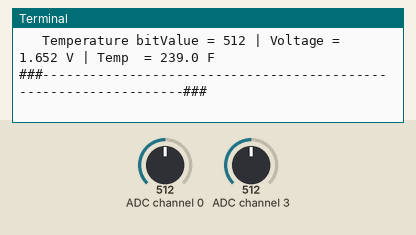
Simulated run of this program. Board: Raspberry Pi (BCM pin numbers). On the bench: the last lines printed to the terminal. The inputs (shaded band) are chosen by the test bench; at power-on: ADC channel 0 = 512, ADC channel 3 = 512 (analog values on the 0–1023 scale).

Above: at 1.2 s.
1.3 s: ADC channel 0 set to 716
At 2.6 s:
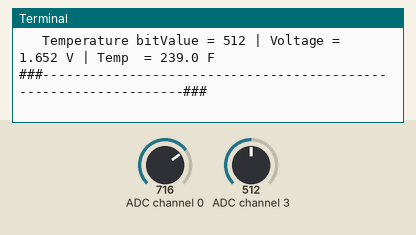
2.8 s: ADC channel 3 set to 716
At 3.6 s:
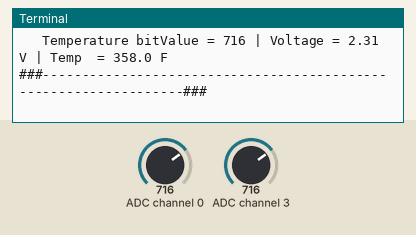
4.3 s: ADC channel 0 set to 900
At 5.4 s:
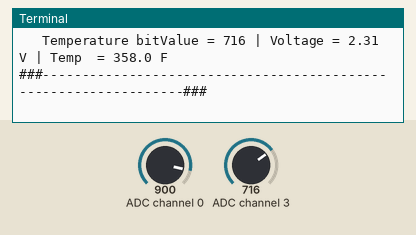
5.8 s: ADC channel 3 set to 900
At 6.8 s:
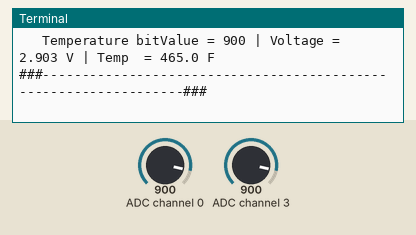
Timing chart, 0 to 8.3 s (numbered marks = the images above; inputs shaded):
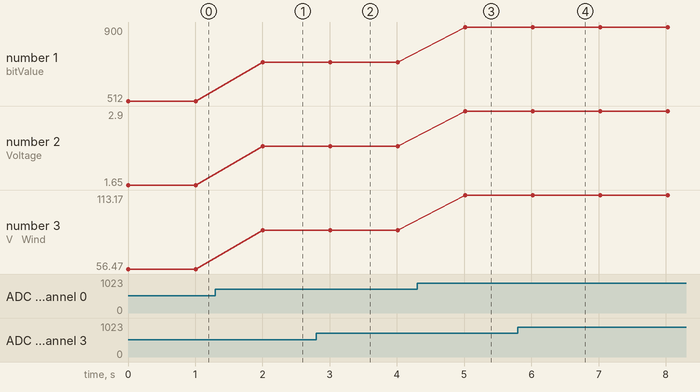

The program:

2019mcp3008-1.py
```python
#2019 September 24 2019 python3 tested mcp3008 , 10k pot , tmp36 temp sensor on rapberry pi 4 debian buster
import time
import spidev
import Adafruit_GPIO.SPI as SPI
import Adafruit_MCP3008

SPI_PORT   = 0
SPI_DEVICE = 0
mcp = Adafruit_MCP3008.MCP3008(spi=SPI.SpiDev(SPI_PORT, SPI_DEVICE))
spi = spidev.SpiDev()
spi.open(0,0)

tempChannel    = 3
windChannel    = 0

def getReading(channel):
    rawData = spi.xfer([1, (8 + channel) << 4, 0])
    processedData = ((rawData[1]&3) << 8) + rawData[2]
    return processedData

def convertVoltage(bitValue, decimalPlaces=3):
    voltage = (bitValue * 3.3) / float(1023)
    voltage = round(voltage, decimalPlaces)
    return voltage

def convertTemp(bitValue, decimalPlaces=0):
    temperature        = ((bitValue * 330)/float(1023) - 50)
    temperature        = ((temperature * 9/5) + 32)
    temperature        = round(temperature, decimalPlaces)
    return temperature

def convertWind(bitValue, decimalPlaces=2):
    windms            = ((bitValue * 3.3) / float(1023)- .005)
    windms2           = ((windms - 0.4) * 20.25)
    mph               = (windms2 * 2.237136)
    mph               = round(mph, decimalPlaces)
    return  mph

while True:

    tempData       = getReading(tempChannel)
    windData       = getReading(windChannel)
    speedData      = getReading(windChannel)
    tempVoltage    = convertVoltage(tempData)
    windVoltage    = convertVoltage(windData)
    temperature    = convertTemp(tempData)
    mph           = convertWind(windData)

    print("###-----------------------------------------------------------------###")
    print("   Wind        bitValue = {} | Voltage = {} V | Wind  = {} MPH"  .format(\
          windData, windVoltage, mph))
    print("   Temperature bitValue = {} | Voltage = {} V | Temp  = {} F"    .format(\
          tempData, tempVoltage, temperature))
    print("###-----------------------------------------------------------------###")
    time.sleep(1)
```

Measured:
- after the input at 1.3 s, the terminal: prints a new line after 0.71 s (image 1)
- after the input at 2.8 s, the terminal: prints a new line after 0.21 s (image 2)
- after the input at 4.3 s, the terminal: prints a new line after 0.72 s (image 3)
- after the input at 5.8 s, the terminal: prints a new line after 0.22 s (image 4)
- plotted number 1: 512 → 716 after the input at 1.3 s, 716 → 900 after the input at 4.3 s
- plotted number 2: 1.65 → 2.31 after the input at 1.3 s, 2.31 → 2.9 after the input at 4.3 s
- plotted number 3: 56.47 → 86.29 after the input at 1.3 s, 86.29 → 113.17 after the input at 4.3 s
